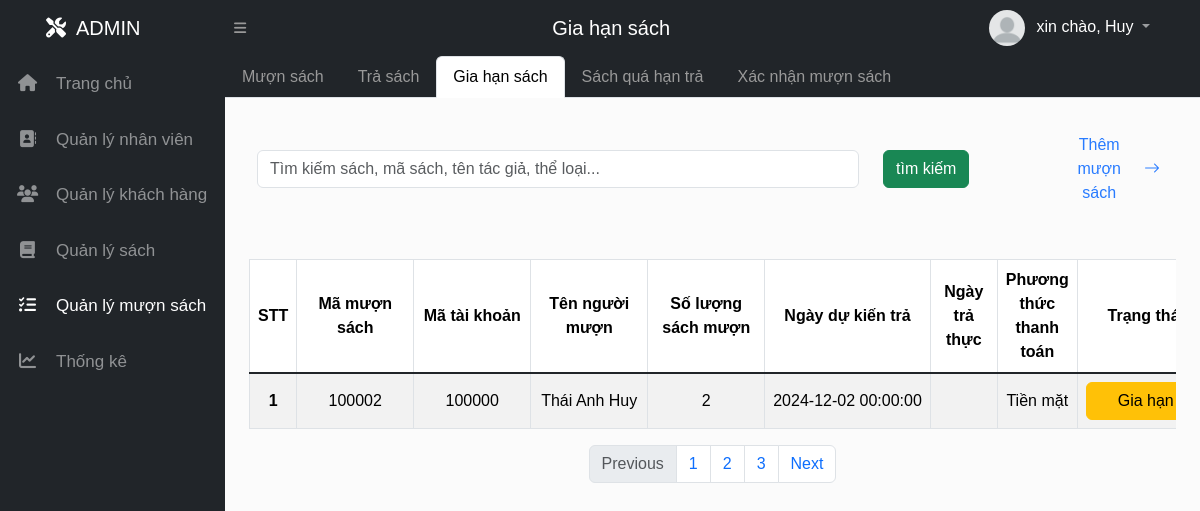
Screenshot of /Admin/ql_muon_sach/giahan (signed in) with the database file from the repository.
### tables this page shows
CREATE TABLE `muonsach` (
  `MaMuonSach` int(11) NOT NULL AUTO_INCREMENT,
  `MaTaiKhoan` int(11) DEFAULT NULL,
  `NgayMuon` date DEFAULT curdate(),
  `NgayDuKienTra` datetime DEFAULT NULL,
  `HanTra` datetime DEFAULT NULL,
  `NgayGiaHan` datetime DEFAULT NULL,
  `NgayTraThuc` datetime DEFAULT NULL,
  `SoLuongSachMuon` int(3) DEFAULT 0,
  `TongTien` double DEFAULT 0,
  `TrangThai` enum('Đang mượn','Đã trả','Chờ xác nhận','Đang vận chuyển','Gia hạn') DEFAULT 'Đang mượn',
  `PhuongThucThanhToan` enum('Chuyển khoản','Tiền mặt','Tiền trong tài khoản thư viện') DEFAULT 'Tiền mặt',
  `CreatedAt` datetime DEFAULT current_timestamp(),
  `UpdatedAt` datetime DEFAULT current_timestamp() ON UPDATE current_timestamp(),
  PRIMARY KEY (`MaMuonSach`),
  KEY `MaTaiKhoan` (`MaTaiKhoan`),
  CONSTRAINT `muonsach_ibfk_1` FOREIGN KEY (`MaTaiKhoan`) REFERENCES `taikhoan` (`MaTaiKhoan`) ON DELETE CASCADE
);

CREATE TABLE `taikhoan` (
  `MaTaiKhoan` int(11) NOT NULL AUTO_INCREMENT,
  `TenDangNhap` varchar(50) DEFAULT NULL,
  `MatKhauHash` varchar(255) DEFAULT NULL,
  `MaVaiTro` int(11) DEFAULT 1,
  `MaTrangThai` int(11) DEFAULT 3,
  `HoTen` varchar(100) DEFAULT NULL,
  `Email` varchar(100) DEFAULT NULL,
  `Cccd` varchar(13) DEFAULT NULL,
  `DienThoai` varchar(20) DEFAULT NULL,
  `DiaChi` varchar(255) DEFAULT NULL,
  `URL_HinhNguoiDung` varchar(255) DEFAULT NULL,
  `CreatedAt` datetime DEFAULT current_timestamp(),
  `UpdatedAt` datetime DEFAULT current_timestamp() ON UPDATE current_timestamp(),
  PRIMARY KEY (`MaTaiKhoan`),
  UNIQUE KEY `TenDangNhap` (`TenDangNhap`),
  UNIQUE KEY `Email` (`Email`),
  UNIQUE KEY `Cccd` (`Cccd`),
  KEY `MaVaiTro` (`MaVaiTro`),
  KEY `MaTrangThai` (`MaTrangThai`),
  CONSTRAINT `taikhoan_ibfk_1` FOREIGN KEY (`MaVaiTro`) REFERENCES `vaitro` (`MaVaiTro`),
  CONSTRAINT `taikhoan_ibfk_2` FOREIGN KEY (`MaTrangThai`) REFERENCES `trangthai` (`MaTrangThai`)
);

### View/Admin/index.php (called while the page is built, shortened)
<?php
    include('../../config.php');
    if (isset($_GET['mod'])) {
        switch ($_GET['mod']) {
            case 'ql_muon_sach':
                $ctrl_name = "c_ad_ql_muon_tra";
                break;
        }
        include_once '../../controller/c_admin/'.$ctrl_name.'.php';
    } else{
        header('Location: ?mod=home&act=home');
    }
?>

### config.php (called while the page is built, shortened)
<?php
  $base_url_admin = '/do_an_quanlythuvien/Admin/';
?>

### Model/m_admin/m_ad_ql_muon_tra.php (called while the page is built, shortened)
<?php
    function get_muonsach($trangthai){
        $conn = connectdb();
        $sql = "SELECT DISTINCT muonsach.*, taikhoan.HoTen, muonsach.NgayTraThuc FROM muonsach
        LEFT JOIN taikhoan on muonsach.MaTaiKhoan = taikhoan.MaTaiKhoan
        LEFT JOIN chitietmuonsach ON muonsach.`MaMuonSach` = chitietmuonsach.`MaMuonSach`
        WHERE muonsach.TrangThai = ?";
        $stmt = $conn->prepare($sql);
        $stmt->bind_param("s", $trangthai);
        $stmt->execute();
        $result = $stmt->get_result();
        $list = [];
        while ($row = $result->fetch_assoc()) {
            array_push($list, $row);
        }
        return $list;
    }
?>

### View/Admin/home/muontrasach/giahan/view_gia_han_sach.php (the view, shortened to what this page needs)
<div class="row my-4 justify-content-center boxsearch items-center">
    <div class="col-md-8 pl20">
        <input class="form-control" type="text" placeholder="Tìm kiếm sách, mã sách, tên tác giả, thể loại...">
    </div>
    <div class="col-md-2">
        <button class="btn btn-success">tìm kiếm</button>
    </div>
    <div class="col-md-2">
        <a href="<?=$base_url_admin?>ql_muon_sach/add_MuonSach" class="btn btn_custom_arrow_right float-end">Thêm mượn sách <i class="bi bi-arrow-right"></i></a>
    </div>
</div>
<div class="row">
    <div class="col">
        <div class="table-responsive">
            <table class="table text-center table-hover mt-4 table-bordered table-striped">
                <thead class="thead-dark">
                    <tr>
                        <th scope="col">STT</th>
                        <th scope="col">Mã mượn sách</th>
                        <th scope="col">Mã tài khoản</th>
                        <th scope="col">Tên người mượn</th>
                        <th scope="col">Số lượng sách mượn</th>
                        <th scope="col">Ngày dự kiến trả</th>
                        <th scope="col">Ngày trả thực</th>
                        <th scope="col">Phương thức thanh toán</th>
                        <th scope="col">Trạng thái</th>
                    </tr>
                </thead>
                <tbody class="table-group-divider">
                    <?php $stt = 1;
                        foreach($select_MuonSach as $select_MuonSach):
                    ?>
                    <tr>
                        <th scope="row"><div><?=$stt?></div></th>
                        <td><div class="hang1_table" style="max-width: 30px;min-width: 100px;"><?=$select_MuonSach["MaMuonSach"]?></div></td>
                        <td><div class="hang1_table" style="max-width: 200px;min-width: 100px;"><?=$select_MuonSach["MaTaiKhoan"]?></div></td>
                        <td><div class="hang1_table" style="max-width: 200px;min-width: 100px;"><?=$select_MuonSach["HoTen"]?></div></td>
                        <td><div class="hang1_table" style="max-width: 200px;min-width: 100px;"><?=$select_MuonSach["SoLuongSachMuon"]?></div></td>
                        <td><div class="hang1_table" style="min-width: 50px;"><?=$select_MuonSach["NgayDuKienTra"]?></div></td>
                        <td><div class="hang1_table" style="min-width: 50px;"><?=$select_MuonSach["NgayTraThuc"]?></div></td>
                        <td><div class="hang1_table" style="min-width: 50px;"><?=$select_MuonSach["PhuongThucThanhToan"]?></div></td>
                        <td><div class="hang1_table" style="min-width: 50px;"><span style="min-width: 120px;" class="btn <?=$select_MuonSach["TrangThai"]=="Gia hạn"?"btn-warning":"btn-danger"?>"><?=$select_MuonSach["TrangThai"]?></span></div></td>
                    </tr>
                    <?php $stt++; endforeach; ?>
                </tbody>
            </table>
        </div>
        <nav aria-label="Page navigation example">
            <ul class="pagination justify-content-center">
                <li class="page-item disabled">
                    <a class="page-link" href="#" tabindex="-1" aria-disabled="true">Previous</a>
                </li>
                <li class="page-item"><a class="page-link" href="#">1</a></li>
                <li class="page-item"><a class="page-link" href="#">2</a></li>
                <li class="page-item"><a class="page-link" href="#">3</a></li>
                <li class="page-item">
                    <a class="page-link" href="#">Next</a>
                </li>
            </ul>
        </nav>
    </div>
</div>

### Assets/css/admin.css (style rules this page uses)
* { margin: 0; padding: 0; box-sizing: border-box; }
*, *::before, *::after { box-sizing: border-box; }
a { text-decoration: none; }
body { font-family: Arial, sans-serif; background-color: #e2e2e21f; justify-content: space-between; }
div { display: block; unicode-bidi: isolate; }
:root { --blue: #287bff; --white: #fff; --grey: #f5f5f5; --black1: #222; --black2: #999; --color-white: #fff; --color-header: #212529; --color-background-cursor: #444; --color-btn: #71be34; }
.table th, .table td { vertical-align: middle; word-wrap: break-word; }
input[type="text"], input[list] { -webkit-appearance: none; -moz-appearance: none; appearance: none; }
.hang1_table { white-space: nowrap; overflow: hidden; text-overflow: ellipsis; }
.btn_custom_arrow_right { color: #287bff !important; margin-left: 5px; transform: translateX(0); transition: transform 0.3s ease; display: flex; align-items: center; border: none; }
.btn_custom_arrow_left i,.btn_custom_arrow_right i { margin: 0 4px; }

### Assets/css/style.css (style rules this page uses)
.pl20 { padding-left: 20px; }
.items-center { align-items: center; }

### rows the page displays
muonsach: MaMuonSach "100002", MaTaiKhoan "100000", MaTaiKhoan.HoTen "Thái Anh Huy", SoLuongSachMuon "2", NgayDuKienTra "2024-12-02 00:00:00", PhuongThucThanhToan "Tiền mặt", TrangThai "Gia hạn"

### other values shown
$title_bar "Gia hạn sách"
$_SESSION['last_name_user'] "Huy"
